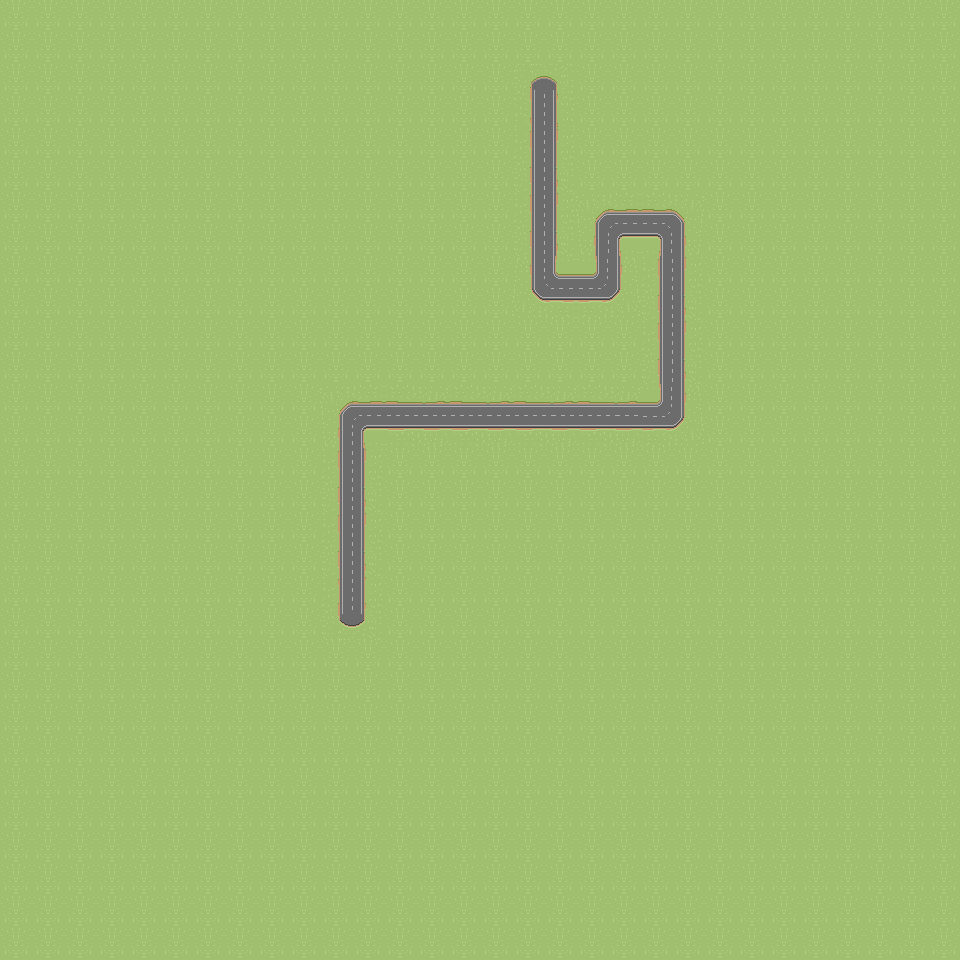

This game map was drawn from its Tiled (.tmx) file and the tilesets committed beside it. A one-line description and the trimmed map source follow:
An orthogonal 30x30 tile map with 32x32 px tiles, 2 tile layers (ozadje, cesta), 2 tilesets.

<map version="1.10" tiledversion="1.11.0" orientation="orthogonal" renderorder="right-down" width="30" height="30" tilewidth="32" tileheight="32" infinite="0" nextlayerid="4" nextobjectid="1">
 <tileset firstgid="1" source="roads2W.tsx" />
 <tileset firstgid="97" source="grass.tsx" />
 <layer id="1" name="ozadje" width="30" height="30">
  <data>[900 cells, 900 non-empty, 1 distinct tile ids]</data>
 </layer>
 <layer id="2" name="cesta" width="30" height="30">
  <data>[900 cells, 72 non-empty, 32 distinct tile ids]</data>
 </layer>
 <objectgroup id="3" name="Object Layer 1" />
</map>
